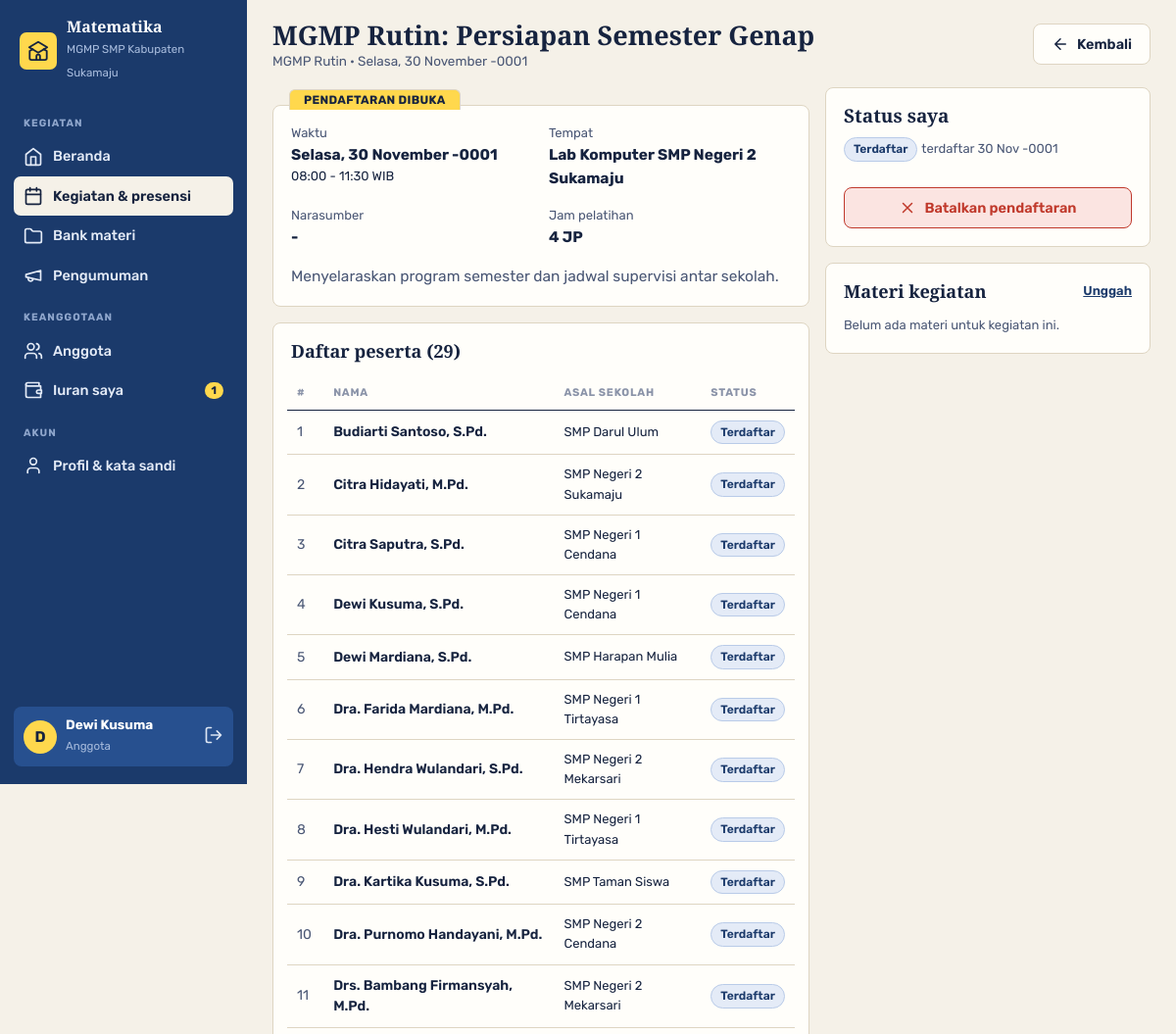
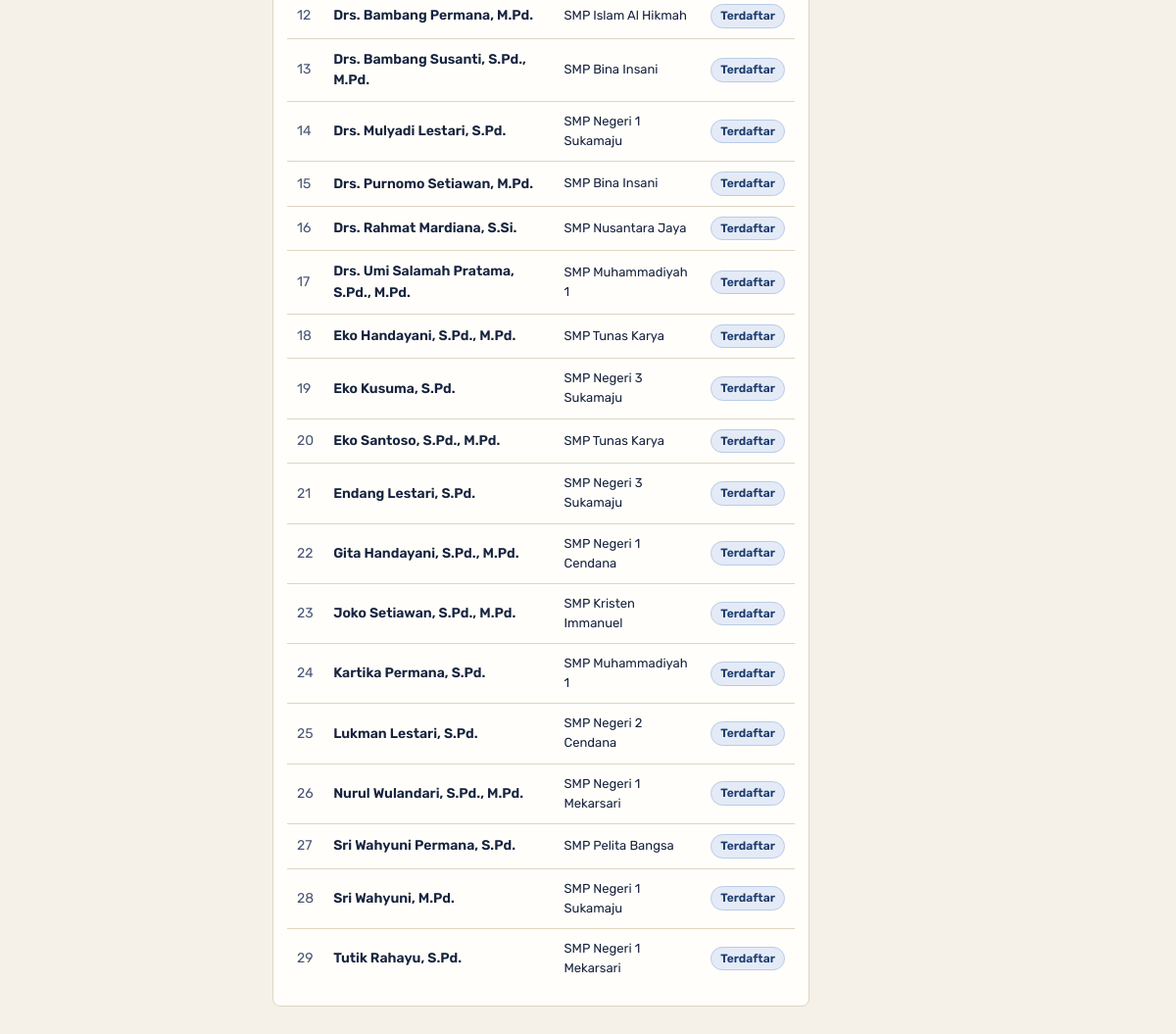
The app's page /index.php?page=kegiatan.detail&id=14 (signed in) with its own data (2 pictures, top to bottom).
### tables this page shows
CREATE TABLE `pengaturan` (
  `id` TINYINT UNSIGNED NOT NULL PRIMARY KEY,
  `nama` VARCHAR(120) NOT NULL,
  `mapel` VARCHAR(60) NOT NULL,
  `jenjang` VARCHAR(20) NOT NULL,
  `wilayah` VARCHAR(80) NOT NULL,
  `sekretariat` VARCHAR(200) DEFAULT NULL,
  `telepon` VARCHAR(30) DEFAULT NULL,
  `email` VARCHAR(120) DEFAULT NULL,
  `whatsapp` VARCHAR(20) DEFAULT NULL,
  `ketua` VARCHAR(100) DEFAULT NULL,
  `sekretaris` VARCHAR(100) DEFAULT NULL,
  `bendahara` VARCHAR(100) DEFAULT NULL,
  `pembina` VARCHAR(100) DEFAULT NULL,
  `periode` VARCHAR(20) DEFAULT NULL,
  `iuran_bulanan` INT UNSIGNED NOT NULL DEFAULT 0,
  `menit_presensi` SMALLINT UNSIGNED NOT NULL DEFAULT 120,
  `tagline` VARCHAR(160) DEFAULT NULL,
  `tentang` TEXT,
  `logo` VARCHAR(120) DEFAULT NULL
);

CREATE TABLE `anggota` (
  `id` INT UNSIGNED NOT NULL AUTO_INCREMENT PRIMARY KEY,
  `nuptk` VARCHAR(20) DEFAULT NULL,
  `nama` VARCHAR(100) NOT NULL,
  `email` VARCHAR(120) NOT NULL UNIQUE,
  `password` VARCHAR(255) NOT NULL,
  `no_hp` VARCHAR(20) DEFAULT NULL,
  `sekolah` VARCHAR(120) NOT NULL,
  `kecamatan` VARCHAR(60) DEFAULT NULL,
  `jabatan` VARCHAR(40) DEFAULT 'Guru Mata Pelajaran',
  `role` ENUM('ketua','sekretaris','bendahara','anggota') NOT NULL DEFAULT 'anggota',
  `status` ENUM('pending','aktif','nonaktif') NOT NULL DEFAULT 'pending',
  `catatan` VARCHAR(200) DEFAULT NULL,
  `created_at` DATETIME NOT NULL,
  KEY `idx_status` (`status`)
);

CREATE TABLE `kegiatan` (
  `id` INT UNSIGNED NOT NULL AUTO_INCREMENT PRIMARY KEY,
  `judul` VARCHAR(150) NOT NULL,
  `jenis` ENUM('rutin','workshop','iht','diklat','lomba','rapat') NOT NULL DEFAULT 'rutin',
  `tanggal` DATE NOT NULL,
  `jam_mulai` TIME NOT NULL DEFAULT '08:00:00',
  `jam_selesai` TIME NOT NULL DEFAULT '12:00:00',
  `tempat` VARCHAR(150) NOT NULL,
  `narasumber` VARCHAR(120) DEFAULT NULL,
  `kuota` SMALLINT UNSIGNED NOT NULL DEFAULT 0,
  `biaya` INT UNSIGNED NOT NULL DEFAULT 0,
  `jam_pelatihan` SMALLINT UNSIGNED NOT NULL DEFAULT 0,
  `deskripsi` TEXT,
  `status` ENUM('rencana','dibuka','selesai','batal') NOT NULL DEFAULT 'rencana',
  `kode_presensi` VARCHAR(8) DEFAULT NULL,
  `presensi_tutup` DATETIME DEFAULT NULL,
  `dibuat_oleh` INT UNSIGNED DEFAULT NULL,
  `created_at` DATETIME NOT NULL,
  KEY `idx_tanggal` (`tanggal`),
  CONSTRAINT `fk_keg_user` FOREIGN KEY (`dibuat_oleh`) REFERENCES `anggota` (`id`) ON DELETE SET NULL
);

CREATE TABLE `peserta` (
  `id` INT UNSIGNED NOT NULL AUTO_INCREMENT PRIMARY KEY,
  `kegiatan_id` INT UNSIGNED NOT NULL,
  `anggota_id` INT UNSIGNED NOT NULL,
  `daftar_at` DATETIME NOT NULL,
  `hadir_at` DATETIME DEFAULT NULL,
  `status` ENUM('terdaftar','hadir','izin','alfa') NOT NULL DEFAULT 'terdaftar',
  `catatan` VARCHAR(200) DEFAULT NULL,
  `no_sertifikat` VARCHAR(40) DEFAULT NULL,
  `kode_verifikasi` VARCHAR(12) DEFAULT NULL,
  UNIQUE KEY `uq_peserta` (`kegiatan_id`, `anggota_id`),
  UNIQUE KEY `uq_kode` (`kode_verifikasi`),
  CONSTRAINT `fk_ps_keg` FOREIGN KEY (`kegiatan_id`) REFERENCES `kegiatan` (`id`) ON DELETE CASCADE,
  CONSTRAINT `fk_ps_ang` FOREIGN KEY (`anggota_id`) REFERENCES `anggota` (`id`) ON DELETE CASCADE
);

### index.php (called while the page is built, shortened)
<?php
require __DIR__ . '/includes/bootstrap.php';
$publik = ['beranda', 'daftar', 'cek', 'login'];
$routes = [
    'beranda'           => 'pages/beranda.php',
    'daftar'            => 'pages/daftar.php',
    'cek'               => 'pages/cek.php',
    'login'             => 'pages/login.php',
    'logout'            => 'pages/logout.php',
    'dashboard'         => 'pages/dashboard.php',
    'kegiatan'          => 'pages/kegiatan/index.php',
    'kegiatan.detail'   => 'pages/kegiatan/detail.php',
    'kegiatan.form'     => 'pages/kegiatan/form.php',
    'kegiatan.aksi'     => 'pages/kegiatan/aksi.php',
    'kegiatan.cetak'    => 'pages/kegiatan/cetak.php',
    'materi'            => 'pages/materi/index.php',
    'materi.form'       => 'pages/materi/form.php',
    'materi.aksi'       => 'pages/materi/aksi.php',
    'materi.unduh'      => 'pages/materi/unduh.php',
    'iuran'             => 'pages/iuran/index.php',
    'iuran.aksi'        => 'pages/iuran/aksi.php',
    'kas'               => 'pages/iuran/kas.php',
    'anggota'           => 'pages/anggota/index.php',
    'anggota.form'      => 'pages/anggota/form.php',
    'anggota.aksi'      => 'pages/anggota/aksi.php',
    'pengumuman'        => 'pages/pengumuman.php',
    'laporan'           => 'pages/laporan.php',
    'laporan.csv'       => 'pages/csv.php',
    'profil'            => 'pages/profil.php',
    'pengaturan'        => 'pages/pengaturan.php',
];
$page = $_GET['page'] ?? (user() ? 'dashboard' : 'beranda');
if (!in_array($page, $publik, true)) require_login();
require __DIR__ . '/' . $routes[$page];

### pages/kegiatan/detail.php (the view, shortened to what this page needs)
<?php
$id = (int) ($_GET['id'] ?? 0);
$k = q('SELECT * FROM kegiatan WHERE id = ?', [$id])->fetch();
$me = user();
$saya = q('SELECT * FROM peserta WHERE kegiatan_id = ? AND anggota_id = ?', [$id, $me['id']])->fetch();
$peserta = q("SELECT p.*, a.nama, a.sekolah FROM peserta p JOIN anggota a ON a.id = p.anggota_id
              WHERE p.kegiatan_id = ? ORDER BY p.status = 'hadir' DESC, a.nama", [$id])->fetchAll();
$jml = count($peserta);
$materi = q("SELECT m.*, a.nama penyusun FROM materi m LEFT JOIN anggota a ON a.id = m.anggota_id
             WHERE m.kegiatan_id = ? AND m.status = 'disetujui' ORDER BY m.created_at DESC", [$id])->fetchAll();
$title = $k['judul'];
$sub = JENIS_KEGIATAN[$k['jenis']] . ' · ' . tgl_hari($k['tanggal']);
$actions = '<a class="btn putih" href="' . url('kegiatan') . '">' . icon('arrow-left', 18) . ' Kembali</a>';
require __DIR__ . '/../../includes/header.php';
?>
<div class="grid g21">
  <div style="display:grid;gap:16px">
    <div class="kartu map" data-tab="<?= e(STATUS_KEGIATAN[$k['status']][0]) ?>">
      <div class="grid g2">
        <div><div class="kecil muted">Waktu</div><b><?= tgl_hari($k['tanggal']) ?></b><div class="kecil"><?= jam($k['jam_mulai']) ?> - <?= jam($k['jam_selesai']) ?> WIB</div></div>
        <div><div class="kecil muted">Tempat</div><b><?= e($k['tempat']) ?></b></div>
        <div><div class="kecil muted">Narasumber</div><b><?= e($k['narasumber'] ?: '-') ?></b></div>
        <div><div class="kecil muted">Jam pelatihan</div><b><?= $k['jam_pelatihan'] ? (int) $k['jam_pelatihan'] . ' JP' : '-' ?></b></div>
      </div>
      <?php if ($k['deskripsi']): ?><p class="muted" style="margin:16px 0 0"><?= nl2br(e($k['deskripsi'])) ?></p><?php endif; ?>
    </div>
    <div class="kartu">
      <div class="kp">
        <h3>Daftar peserta (<?= $jml ?><?= $k['kuota'] ? ' / ' . (int) $k['kuota'] : '' ?>)</h3>
      </div>
      <div class="tabel-w">
        <table class="t">
          <tr><th style="width:34px">#</th><th>Nama</th><th>Asal sekolah</th><th>Status</th><?php if (kelola_kegiatan()): ?><th class="kanan">Aksi</th><?php endif; ?></tr>
          <?php foreach ($peserta as $i => $p): ?>
            <tr>
              <td class="muted"><?= $i + 1 ?></td>
              <td class="tebal"><?= e($p['nama']) ?><?php if ($p['catatan']): ?><br><span class="kecil muted"><?= e($p['catatan']) ?></span><?php endif; ?></td>
              <td class="kecil"><?= e($p['sekolah']) ?></td>
              <td><?= chip(STATUS_PESERTA, $p['status']) ?><?php if ($p['hadir_at']): ?><div class="kecil muted"><?= date('H:i', strtotime($p['hadir_at'])) ?> WIB</div><?php endif; ?></td>
            </tr>
          <?php endforeach; ?>
        </table>
      </div>
    </div>
  </div>
  <div style="display:grid;gap:16px">
    <div class="kartu">
      <h3>Status saya</h3>
      <?php if ($saya): ?>
        <p style="margin:10px 0"><?= chip(STATUS_PESERTA, $saya['status']) ?> <span class="kecil muted">terdaftar <?= tgl($saya['daftar_at']) ?></span></p>
        <?php if ($saya['status'] === 'hadir'): ?>
          <div class="kecil muted">Hadir dicatat <?= date('H:i', strtotime($saya['hadir_at'])) ?> WIB.</div>
          <?php if ($k['jam_pelatihan']): ?>
            <a class="btn stabilo blok mt" target="_blank" href="<?= url('kegiatan.cetak', ['id' => $id, 'jenis' => 'sertifikat', 'peserta' => $saya['id']]) ?>"><?= icon('award', 18) ?> Cetak sertifikat <?= (int) $k['jam_pelatihan'] ?> JP</a>
          <?php endif; ?>
        <?php elseif ($k['status'] !== 'selesai' && $k['status'] !== 'batal'): ?>
          <form method="post" action="<?= url('kegiatan.aksi') ?>" data-yakin="Batalkan pendaftaran kegiatan ini?">
            <button class="btn merah blok mt"><?= icon('x', 18) ?> Batalkan pendaftaran</button>
          </form>
        <?php endif; ?>
      <?php else: ?>
        <p class="muted kecil" style="margin:8px 0 0">Anda tidak terdaftar pada kegiatan ini.</p>
      <?php endif; ?>
    </div>
    <div class="kartu">
      <div class="kp"><h3>Materi kegiatan</h3><a class="kecil tebal" href="<?= url('materi.form', ['kegiatan' => $id]) ?>">Unggah</a></div>
      <div class="lst">
        <?php if (!$materi): ?><p class="muted kecil m0">Belum ada materi untuk kegiatan ini.</p><?php endif; ?>
      </div>
    </div>
  </div>
</div>
<?php require __DIR__ . '/../../includes/footer.php'; ?>

### includes/bootstrap.php (shortened to what this page needs)
<?php
function db(): PDO
{
    static $pdo = null;
    if ($pdo === null) {
        $c = require __DIR__ . '/../config/database.php';
        $dsn = "mysql:host={$c['host']};port={$c['port']};dbname={$c['database']};charset=utf8mb4";
        try {
            $pdo = new PDO($dsn, $c['username'], $c['password'], [
                PDO::ATTR_ERRMODE => PDO::ERRMODE_EXCEPTION,
                PDO::ATTR_DEFAULT_FETCH_MODE => PDO::FETCH_ASSOC,
            ]);
        } catch (PDOException $e) {
            die('<h3>Koneksi database gagal.</h3><p>Cek <b>config/database.php</b> dan pastikan database <b>'
                . htmlspecialchars($c['database']) . '</b> sudah di-import dari folder <b>database/</b>.</p>');
        }
    }
    return $pdo;
}
function q(string $sql, array $params = []): PDOStatement
{
    $st = db()->prepare($sql);
    $st->execute($params);
    return $st;
}
function e($v): string
{
    return htmlspecialchars((string) $v, ENT_QUOTES, 'UTF-8');
}
function tgl($date, bool $panjang = false): string
{
    $t = strtotime($date);
    $b = BULAN_ID[(int) date('n', $t)];
    return date('j', $t) . ' ' . ($panjang ? $b : substr($b, 0, 3)) . ' ' . date('Y', $t);
}
function tgl_hari($date): string
{
    return HARI_ID[(int) date('w', strtotime($date))] . ', ' . tgl($date, true);
}
function jam($t): string
{
    return $t ? substr($t, 0, 5) : '-';
}
function url(string $page = 'dashboard', array $params = []): string
{
    return 'index.php?' . http_build_query(['page' => $page] + $params);
}
function user(): ?array
{
    return $_SESSION['user'] ?? null;
}
function require_login(): void
{
    $u = q('SELECT id, nama, email, role, status FROM anggota WHERE id = ?', [user()['id']])->fetch();
}
function role(): string
{
    return user()['role'] ?? '';
}
function kelola_kegiatan(): bool
{
    return in_array(role(), ['ketua', 'sekretaris'], true);
}
function kelola_kas(): bool
{
    return in_array(role(), ['ketua', 'bendahara'], true);
}
function setting(): array
{
    static $s = null;
    return $s ??= q('SELECT * FROM pengaturan WHERE id = 1')->fetch() ?: [];
}
function chip(array $map, string $k): string
{
    [$label, $warna] = $map[$k] ?? [ucfirst($k), 'abu'];
    return '<span class="chip chip-' . $warna . '">' . e($label) . '</span>';
}
function icon(string $name, int $size = 18): string
{
    return '<svg class="ic" width="' . $size . '" height="' . $size . '" viewBox="0 0 24 24" fill="none" stroke="currentColor" stroke-width="2" stroke-linecap="round" stroke-linejoin="round" aria-hidden="true">' . ($p[$name] ?? $p['info']) . '</svg>';
}

### includes/header.php (shortened to what this page needs)
<?php
$s = setting();
$navPending = kelola_kegiatan() ? (int) q("SELECT COUNT(*) FROM anggota WHERE status = 'pending'")->fetchColumn() : 0;
$navMateri  = kelola_kegiatan() ? (int) q("SELECT COUNT(*) FROM materi WHERE status = 'menunggu'")->fetchColumn() : 0;
$navIuran   = (int) q("SELECT COUNT(*) FROM iuran WHERE status = 'belum'" . (kelola_kas() ? '' : ' AND anggota_id = ' . (int) user()['id']))->fetchColumn();
$navMenu = ['Kegiatan' => [
    ['dashboard', 'Beranda', 'home', 0],
    ['kegiatan', 'Kegiatan & presensi', 'calendar', 0],
    ['materi', 'Bank materi', 'folder', $navMateri],
    ['pengumuman', 'Pengumuman', 'megaphone', 0],
]];
$navMenu['Keanggotaan'] = [['anggota', 'Anggota', 'users', $navPending], ['iuran', 'Iuran saya', 'wallet', $navIuran]];
$navMenu['Akun'] = [['profil', 'Profil & kata sandi', 'user', 0]];
$navCur = explode('.', $_GET['page'] ?? 'dashboard')[0];
?>
<!DOCTYPE html>
<html lang="id">
<head>
<link rel="stylesheet" href="assets/css/style.css">
</head>
<body>
<div class="layout">
  <aside class="drawer" id="drawer">
    <a class="head" href="<?= url('dashboard') ?>"><span class="lg"><?= icon('school', 22) ?></span><span><b><?= e($s['mapel']) ?></b><small>MGMP <?= e($s['jenjang'] . ' ' . $s['wilayah']) ?></small></span></a>
    <nav>
      <?php foreach ($navMenu as $sec => $links): ?>
        <div class="sec"><?= e($sec) ?></div>
        <?php foreach ($links as [$_nk, $_nl, $_ni, $_nn]): ?>
          <a href="<?= url($_nk) ?>" class="<?= $navCur === $_nk ? 'active' : '' ?>"><?= icon($_ni, 20) ?> <?= e($_nl) ?><?php if ($_nn): ?><span class="n"><?= $_nn ?></span><?php endif; ?></a>
        <?php endforeach; ?>
      <?php endforeach; ?>
    </nav>
    <div class="grow"></div>
    <div class="me">
      <span class="av"><?= e(mb_strtoupper(mb_substr(user()['nama'], 0, 1))) ?></span>
      <span class="grow"><b><?= e(explode(',', user()['nama'])[0]) ?></b><small><?= e(LABEL_ROLE[role()] ?? role()) ?></small></span>
      <a href="<?= url('logout') ?>" title="Keluar"><?= icon('logout', 20) ?></a>
    </div>
  </aside>
  <main class="main">
    <div class="appbar">
      <h1><?= e($title ?? 'Beranda') ?><?php if (!empty($sub)): ?><small><?= e($sub) ?></small><?php endif; ?></h1>
      <div class="acts"><?= $actions ?? '' ?></div>
    </div>

### records on screen
pengaturan: mapel "Matematika", jenjang+wilayah "SMP Kabupaten Sukamaju"
anggota: nama "D", nama "Dewi Kusuma", role "Anggota"
kegiatan: judul "MGMP Rutin: Persiapan Semester Genap", sub "MGMP Rutin · Selasa, 30 November -0001", tanggal "Selasa, 30 November -0001", jam_mulai "08:00", jam_selesai "11:30", tempat "Lab Komputer SMP Negeri 2 Sukamaju", narasumber "-", jam_pelatihan "4", deskripsi "Menyelaraskan program semester dan jadwal supervisi antar sekolah."
peserta: anggota.nama "Budiarti Santoso, S.Pd.", anggota.sekolah "SMP Darul Ulum"
peserta: anggota.nama "Citra Hidayati, M.Pd.", anggota.sekolah "SMP Negeri 2 Sukamaju"
peserta: anggota.nama "Citra Saputra, S.Pd.", anggota.sekolah "SMP Negeri 1 Cendana"
peserta: anggota.nama "Dewi Kusuma, S.Pd.", anggota.sekolah "SMP Negeri 1 Cendana", daftar_at "30 Nov -0001"
peserta: anggota.nama "Dewi Mardiana, S.Pd.", anggota.sekolah "SMP Harapan Mulia"
peserta: anggota.nama "Dra. Farida Mardiana, M.Pd.", anggota.sekolah "SMP Negeri 1 Tirtayasa"
peserta: anggota.nama "Dra. Hendra Wulandari, S.Pd.", anggota.sekolah "SMP Negeri 2 Mekarsari"
peserta: anggota.nama "Dra. Hesti Wulandari, M.Pd.", anggota.sekolah "SMP Negeri 1 Tirtayasa"
peserta: anggota.nama "Dra. Kartika Kusuma, S.Pd.", anggota.sekolah "SMP Taman Siswa"
peserta: anggota.nama "Dra. Purnomo Handayani, M.Pd.", anggota.sekolah "SMP Negeri 2 Cendana"
peserta: anggota.nama "Drs. Bambang Firmansyah, M.Pd.", anggota.sekolah "SMP Negeri 2 Mekarsari"
peserta: anggota.nama "Drs. Bambang Permana, M.Pd.", anggota.sekolah "SMP Islam Al Hikmah"
peserta: anggota.nama "Drs. Bambang Susanti, S.Pd., M.Pd.", anggota.sekolah "SMP Bina Insani"
peserta: anggota.nama "Drs. Mulyadi Lestari, S.Pd.", anggota.sekolah "SMP Negeri 1 Sukamaju"
peserta: anggota.nama "Drs. Purnomo Setiawan, M.Pd.", anggota.sekolah "SMP Bina Insani"
peserta: anggota.nama "Drs. Rahmat Mardiana, S.Si.", anggota.sekolah "SMP Nusantara Jaya"
peserta: anggota.nama "Drs. Umi Salamah Pratama, S.Pd., M.Pd.", anggota.sekolah "SMP Muhammadiyah 1"
peserta: anggota.nama "Eko Handayani, S.Pd., M.Pd.", anggota.sekolah "SMP Tunas Karya"
peserta: anggota.nama "Eko Kusuma, S.Pd.", anggota.sekolah "SMP Negeri 3 Sukamaju"
peserta: anggota.nama "Eko Santoso, S.Pd., M.Pd.", anggota.sekolah "SMP Tunas Karya"
peserta: anggota.nama "Endang Lestari, S.Pd.", anggota.sekolah "SMP Negeri 3 Sukamaju"
peserta: anggota.nama "Gita Handayani, S.Pd., M.Pd.", anggota.sekolah "SMP Negeri 1 Cendana"
peserta: anggota.nama "Joko Setiawan, S.Pd., M.Pd.", anggota.sekolah "SMP Kristen Immanuel"
peserta: anggota.nama "Kartika Permana, S.Pd.", anggota.sekolah "SMP Muhammadiyah 1"
peserta: anggota.nama "Lukman Lestari, S.Pd.", anggota.sekolah "SMP Negeri 2 Cendana"
peserta: anggota.nama "Nurul Wulandari, S.Pd., M.Pd.", anggota.sekolah "SMP Negeri 1 Mekarsari"
peserta: anggota.nama "Sri Wahyuni Permana, S.Pd.", anggota.sekolah "SMP Pelita Bangsa"
peserta: anggota.nama "Sri Wahyuni, M.Pd.", anggota.sekolah "SMP Negeri 1 Sukamaju"
peserta: anggota.nama "Tutik Rahayu, S.Pd.", anggota.sekolah "SMP Negeri 1 Mekarsari"

### other values on screen
$sec "KEGIATAN"
$_nl "Beranda"
$_nl "Kegiatan & presensi"
$_nl "Bank materi"
$_nl "Pengumuman"
$sec "KEANGGOTAAN"
$_nl "Anggota"
$_nl "Iuran saya"
$_nn "1"
$sec "AKUN"
$_nl "Profil & kata sandi"
$jml "29"
$label "Terdaftar"
